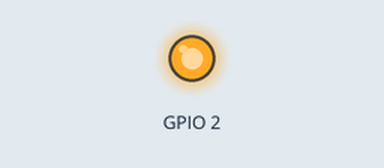
Bench run of a sketch on a simulated ESP8266 (NodeMCU). Shown: output pins drawn as LEDs (lit = HIGH, except the on-board LED, lit = LOW). WiFi joins after 1.5 s; servers stay silent unless stated; what the sketch prints to the serial monitor is not drawn.

Above: at 0.1 s.
At 0.7 s:
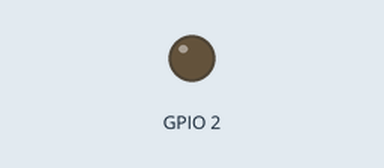
Timing chart, 0 to 2.7 s (numbered marks = the images above):
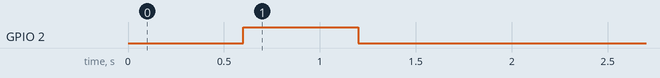

The sketch:

_67-WiFiManager.ino
```cpp
#include <ESP8266WiFi.h>          //https://github.com/esp8266/Arduino

//needed for library
#include <DNSServer.h>
#include <ESP8266WebServer.h>
#include <WiFiManager.h>         //https://github.com/tzapu/WiFiManager

//for LED status
#include <Ticker.h>
Ticker ticker;

String macToStr(const uint8_t* mac) {
  String result;
  for (int i = 4; i < 6; ++i) {
    result += String(mac[i], 16);
  }
  return result;
}

void tick()
{
  //toggle state
  int state = digitalRead(BUILTIN_LED);  // get the current state of GPIO1 pin
  digitalWrite(BUILTIN_LED, !state);     // set pin to the opposite state
}

void configModeCallback (WiFiManager *myWiFiManager) {
  Serial.println("Entered config mode");
  Serial.println(WiFi.softAPIP());
  //if you used auto generated SSID, print it
  Serial.println(myWiFiManager->getConfigPortalSSID());
  //entered config mode, make led toggle faster
  ticker.attach(0.2, tick);
}

void setup() {
  // put your setup code here, to run once:
  Serial.begin(115200);

  //set led pin as output
  pinMode(BUILTIN_LED, OUTPUT);
  // start ticker with 0.5 because we start in AP mode and try to connect
  ticker.attach(0.6, tick);

  //WiFiManager
  //Local intialization. Once its business is done, there is no need to keep it around
  WiFiManager wifiManager;
  //reset saved settings
  //wifiManager.resetSettings();

  //set custom ip for portal
  //wifiManager.setAPConfig(IPAddress(10,0,1,1), IPAddress(10,0,1,1), IPAddress(255,255,255,0));

  wifiManager.setDebugOutput(true);
  //fetches ssid and pass from eeprom and tries to connect
  //if it does not connect it starts an access point with the specified name
  //here  "AutoConnectAP"
  //and goes into a blocking loop awaiting configuration

  String APNAME = "AutoConnectAP-";
  uint8_t mac[6];
  WiFi.macAddress(mac);
  APNAME += macToStr(mac);

  wifiManager.setAPCallback(configModeCallback);
/*
  wifiManager.autoConnect(APNAME.c_str(), "password123");
  //or use this for auto generated name ESP + ChipID
  //wifiManager.autoConnect();
*/

  //fetches ssid and pass and tries to connect
  //if it does not connect it starts an access point with the specified name
  //here  "AutoConnectAP"
  //and goes into a blocking loop awaiting configuration
  if(!wifiManager.autoConnect(APNAME.c_str(), "password123")) {
    Serial.println("failed to connect and hit timeout");
    //reset and try again, or maybe put it to deep sleep
    ESP.reset();
    delay(1000);
  }

  //if you get here you have connected to the WiFi
  Serial.println("connected...yeey :)");

  ticker.detach();
  //keep LED on
  digitalWrite(BUILTIN_LED, LOW);

}

void loop() {
  // put your main code here, to run repeatedly:

}
```
